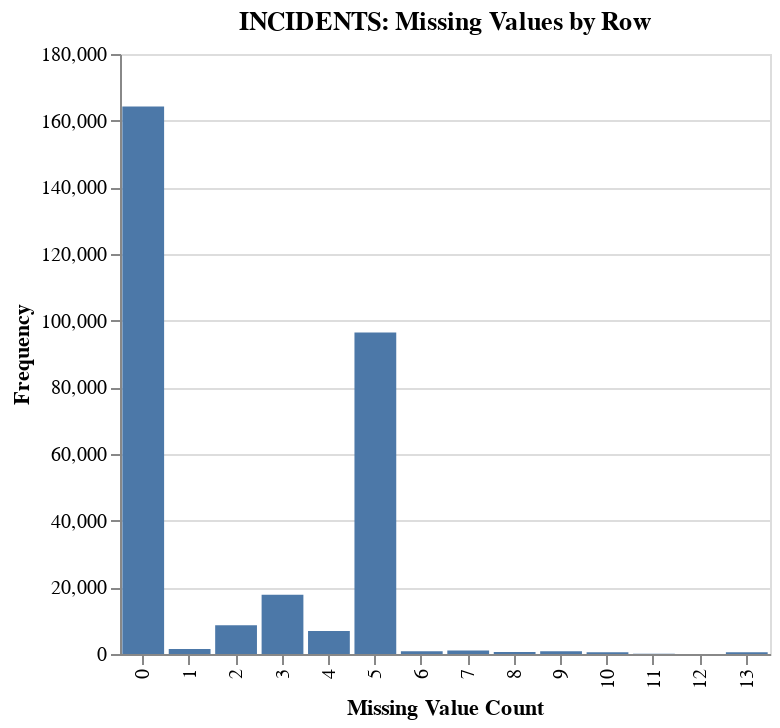
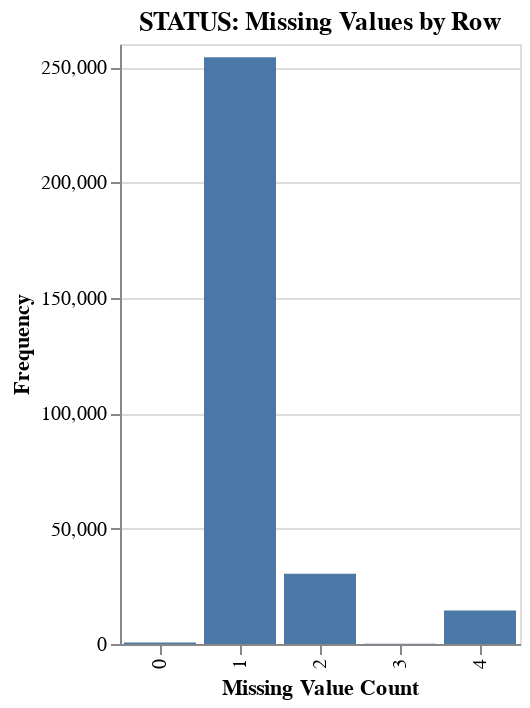
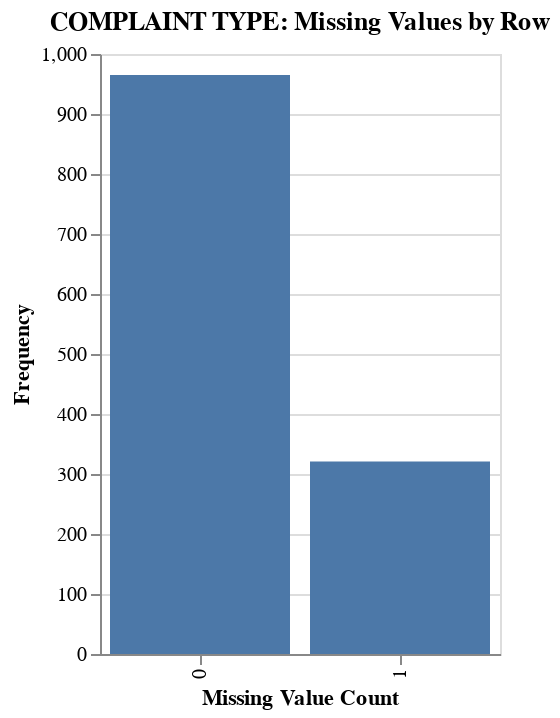
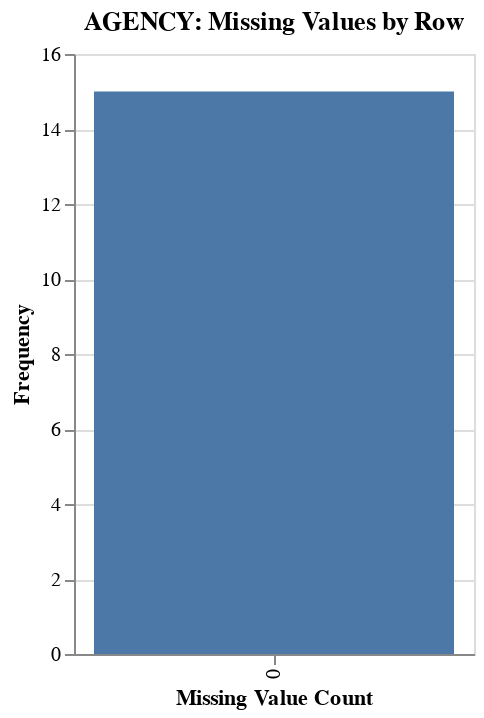

Notebook cell for these charts, in order:
### Code cell
# Determine how many rows are missing multiple values

# Define function to count missingness by row
def missing_row_count(df, table_name):
    
    # Count missingness by row
    row_miss = df.isnull().sum(axis=1)

    # Determine value counts
    val_c = row_miss.value_counts().sort_index()
    df_c = val_c.to_frame().reset_index()

    # Set chart size appropriately
    w = max(df_c['index'].max() * 25, 200)
    
    # Display results
    chart = alt.Chart(df_c).mark_bar().encode(
        x=alt.X('index:N', title='Missing Value Count'),
        y=alt.Y('count:Q', title='Frequency')
    ).properties(
        title=f'{table_name}: Missing Values by Row',
        width=w
    )
    return chart

# Run function on each table
tables = [incidents, status_table, complaint_table, agency_table, taxi_table, road_table, cc_df, op_df]
names = ['INCIDENTS', 'STATUS', 'COMPLAINT TYPE', 'AGENCY', 'TAXI', 'ROAD', 'CALL CENTER', 'OPERATIOR']
for table, name in zip(tables, names):
    chart = missing_row_count(table, name)
    chart.display()

### Figure 1 — Vega-Lite specification as saved in the notebook (floating-point values rounded to 4 significant figures)
{"config": {"view": {"continuousWidth": 300, "continuousHeight": 300}}, "data": {"name": "data-7b75406c0b6509d43f245e56f6b5ee2a"}, "mark": {"type": "bar"}, "encoding": {"x": {"field": "index", "title": "Missing Value Count", "type": "nominal"}, "y": {"field": "count", "title": "Frequency", "type": "quantitative"}}, "title": "INCIDENTS: Missing Values by Row", "width": 325, "$schema": "https://vega.github.io/schema/vega-lite/v5.20.1.json", "datasets": {"data-7b75406c0b6509d43f245e56f6b5ee2a": [{"index": 0, "count": 164259}, {"index": 1, "count": 1496}, {"index": 2, "count": 8649}, {"index": 3, "count": 17781}, {"index": 4, "count": 6881}, {"index": 5, "count": 96470}, {"index": 6, "count": 831}, {"index": 7, "count": 1029}, {"index": 8, "count": 627}, {"index": 9, "count": 810}, {"index": 10, "count": 539}, {"index": 11, "count": 92}, {"index": 12, "count": 7}, {"index": 13, "count": 529}]}}

### Figure 2 — Vega-Lite specification as saved in the notebook (floating-point values rounded to 4 significant figures)
{"config": {"view": {"continuousWidth": 300, "continuousHeight": 300}}, "data": {"name": "data-b3738f0931ea89586fcc43e9e6b6b8b2"}, "mark": {"type": "bar"}, "encoding": {"x": {"field": "index", "title": "Missing Value Count", "type": "nominal"}, "y": {"field": "count", "title": "Frequency", "type": "quantitative"}}, "title": "STATUS: Missing Values by Row", "width": 200, "$schema": "https://vega.github.io/schema/vega-lite/v5.20.1.json", "datasets": {"data-b3738f0931ea89586fcc43e9e6b6b8b2": [{"index": 0, "count": 651}, {"index": 1, "count": 254239}, {"index": 2, "count": 30455}, {"index": 3, "count": 161}, {"index": 4, "count": 14494}]}}

### Figure 3 — Vega-Lite specification as saved in the notebook (floating-point values rounded to 4 significant figures)
{"config": {"view": {"continuousWidth": 300, "continuousHeight": 300}}, "data": {"name": "data-dcd7448c891b2823248d95264892a5d3"}, "mark": {"type": "bar"}, "encoding": {"x": {"field": "index", "title": "Missing Value Count", "type": "nominal"}, "y": {"field": "count", "title": "Frequency", "type": "quantitative"}}, "title": "COMPLAINT TYPE: Missing Values by Row", "width": 200, "$schema": "https://vega.github.io/schema/vega-lite/v5.20.1.json", "datasets": {"data-dcd7448c891b2823248d95264892a5d3": [{"index": 0, "count": 965}, {"index": 1, "count": 321}]}}

### Figure 4 — Vega-Lite specification as saved in the notebook (floating-point values rounded to 4 significant figures)
{"config": {"view": {"continuousWidth": 300, "continuousHeight": 300}}, "data": {"name": "data-af472ff507d91e9996e5afbb65dd6037"}, "mark": {"type": "bar"}, "encoding": {"x": {"field": "index", "title": "Missing Value Count", "type": "nominal"}, "y": {"field": "count", "title": "Frequency", "type": "quantitative"}}, "title": "AGENCY: Missing Values by Row", "width": 200, "$schema": "https://vega.github.io/schema/vega-lite/v5.20.1.json", "datasets": {"data-af472ff507d91e9996e5afbb65dd6037": [{"index": 0, "count": 15}]}}
